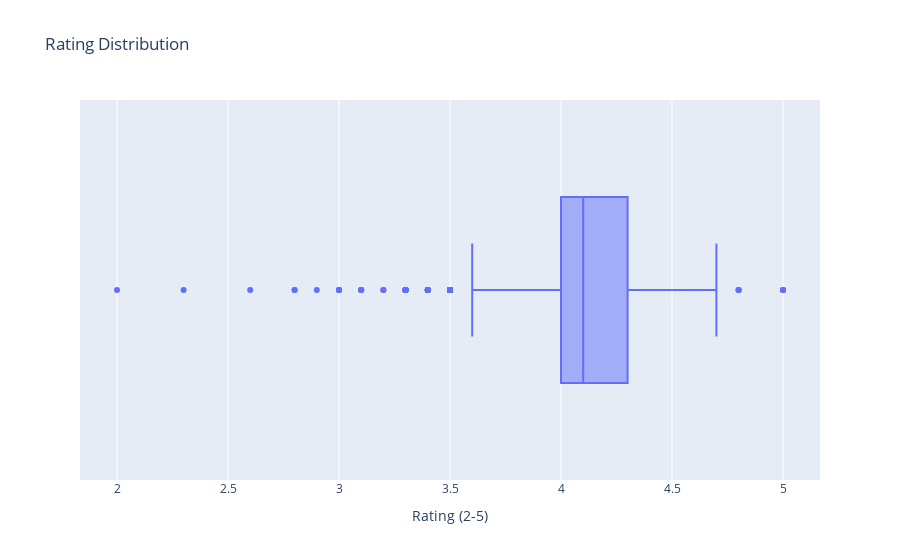

This figure's notebook cell:
### Markdown cell above
3 Visualization

### Code cell
# -----The chart shows how ratings are distributed in the dataset-----

# Converting rating values to numbers
df['rating'] = pd.to_numeric(df['rating'], errors = 'coerce')

# Fill in the missing values with an median
df['rating'] = df['rating'].fillna(df['rating'].median())

# Box Plot
fig = px.box(
    df,
    x = 'rating',
    title = "Rating Distribution",
)

fig.update_layout(
    xaxis_title = "Rating (2-5)",
    showlegend = False
)

fig.show()

### Figure 1 — Plotly figure (JSON) as saved in the notebook; plotly's stock layout.template omitted (floating-point values rounded to 4 significant figures; data arrays with more than 128 entries replaced by an {"elided": "..."} marker saying what was removed)
{"data": [{"alignmentgroup": "True", "hovertemplate": "rating=%{x}<extra></extra>", "legendgroup": "", "marker": {"color": "#636efa"}, "name": "", "notched": false, "offsetgroup": "", "orientation": "h", "showlegend": false, "type": "box", "x": {"elided": "1465 float values"}, "x0": " ", "xaxis": "x", "y0": " ", "yaxis": "y"}], "layout": {"boxmode": "group", "legend": {"tracegroupgap": 0}, "showlegend": false, "title": {"text": "Rating Distribution"}, "xaxis": {"anchor": "y", "domain": [0, 1], "title": {"text": "Rating (2-5)"}}, "yaxis": {"anchor": "x", "domain": [0, 1]}}}
